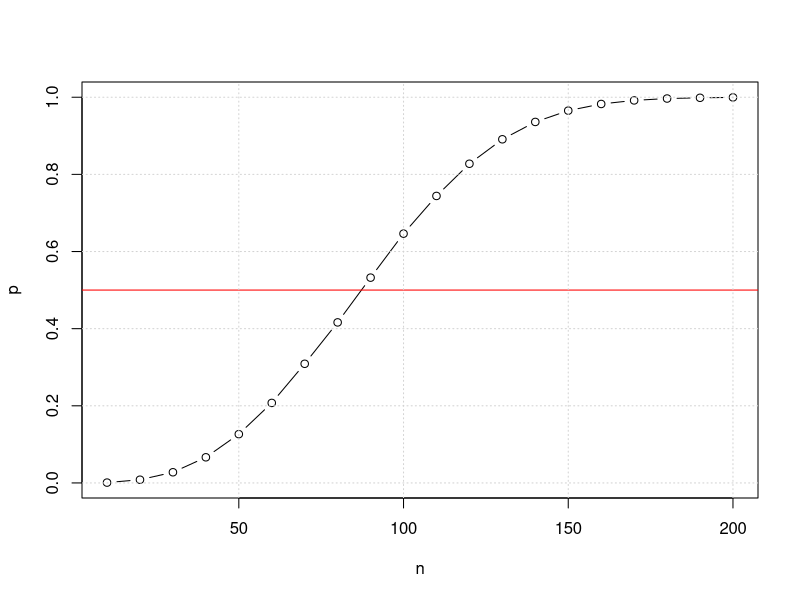
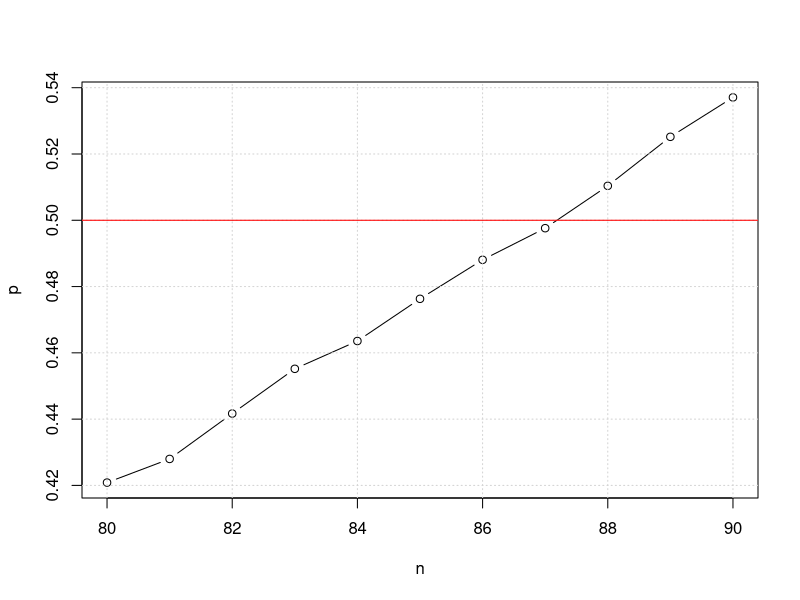

Here is the R script that generated these plots, in order: (Note: a time limit stopped this script after it produced the figures.)
## ---- chunk 1
knitr::opts_chunk$set(echo = TRUE)
## ---- chunk 2
birthday <- function(num_people=10, num_trials=100000, num_collisions=3) {
  n=0
  for (i in 1:num_trials) {
    m=tabulate(sample(365,num_people,replace=T))
    n=n+(any(m>=num_collisions))
  }
  return(n/num_trials)
}
## ---- chunk 3
n=c()
p=c()
for (num_people in seq(10,200,10)) {
  n=c(n,num_people)
  p=c(p,birthday(num_people,100000,3))
}
## ---- chunk 4
plot(n,p,type='b')
abline(h=0.5,col='red')
grid()
## ---- chunk 5
n=c()
p=c()
for (num_people in seq(80,90)) {
  n=c(n,num_people)
  p=c(p,birthday(num_people,100000,3))
}

## ---- chunk 6
plot(n,p,type='b')
grid()
abline(h=0.5,col='red')
## ---- chunk 7
p=c()
for (i in 1:10) {
  p=c(p,birthday(87,100000,3))
}
## ---- chunk 8
p
## ---- chunk 9
mean(p)
## ---- chunk 10
t.test(p,mu=0.5)
## ---- chunk 11
p=c()
for (i in 1:10) {
  p=c(p,birthday(87,1000000,3))
}
t.test(p,mu=0.5)
## ---- chunk 12
p=c()
for (i in 1:10) {
  p=c(p,birthday(88,100000,3))
}
t.test(p,mu=0.5)
